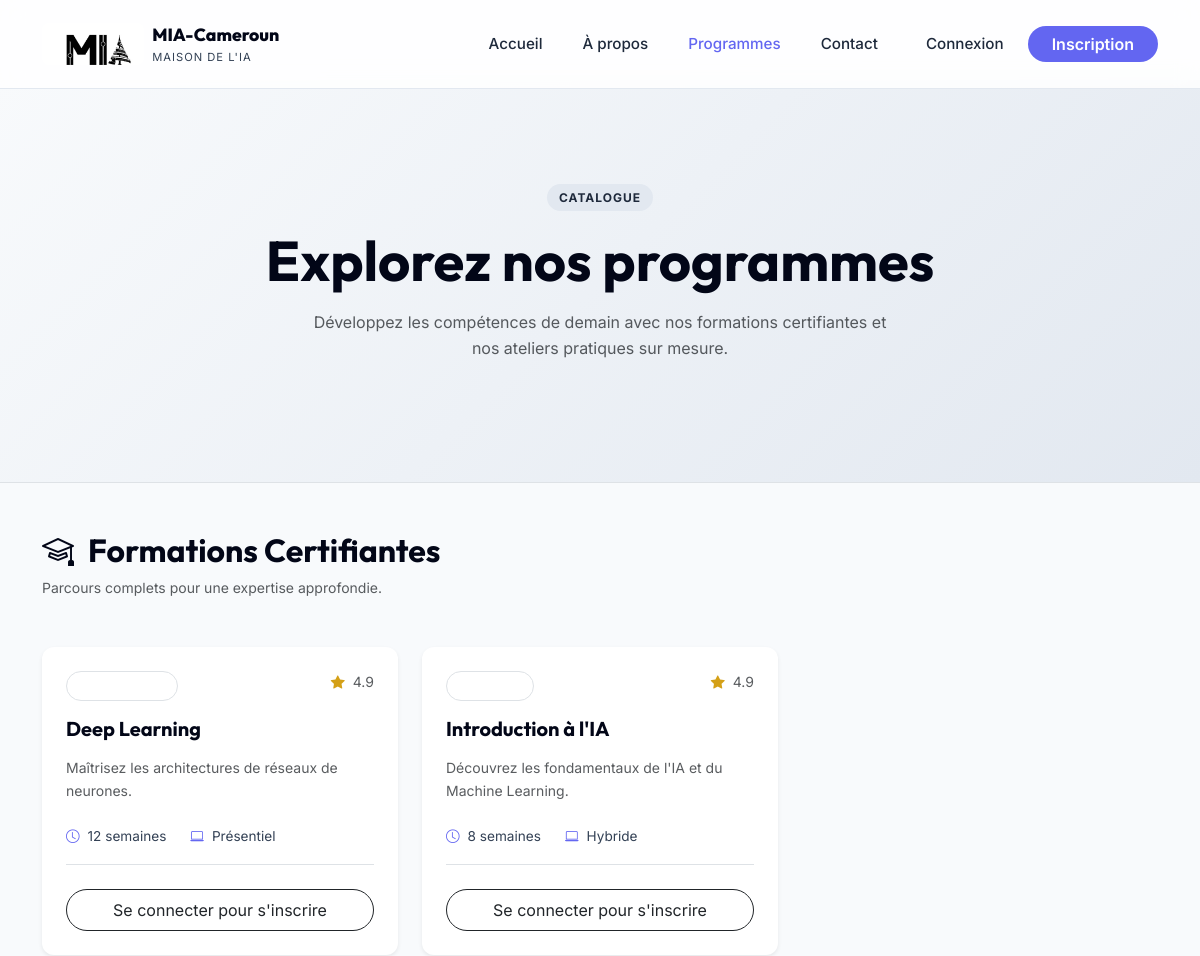
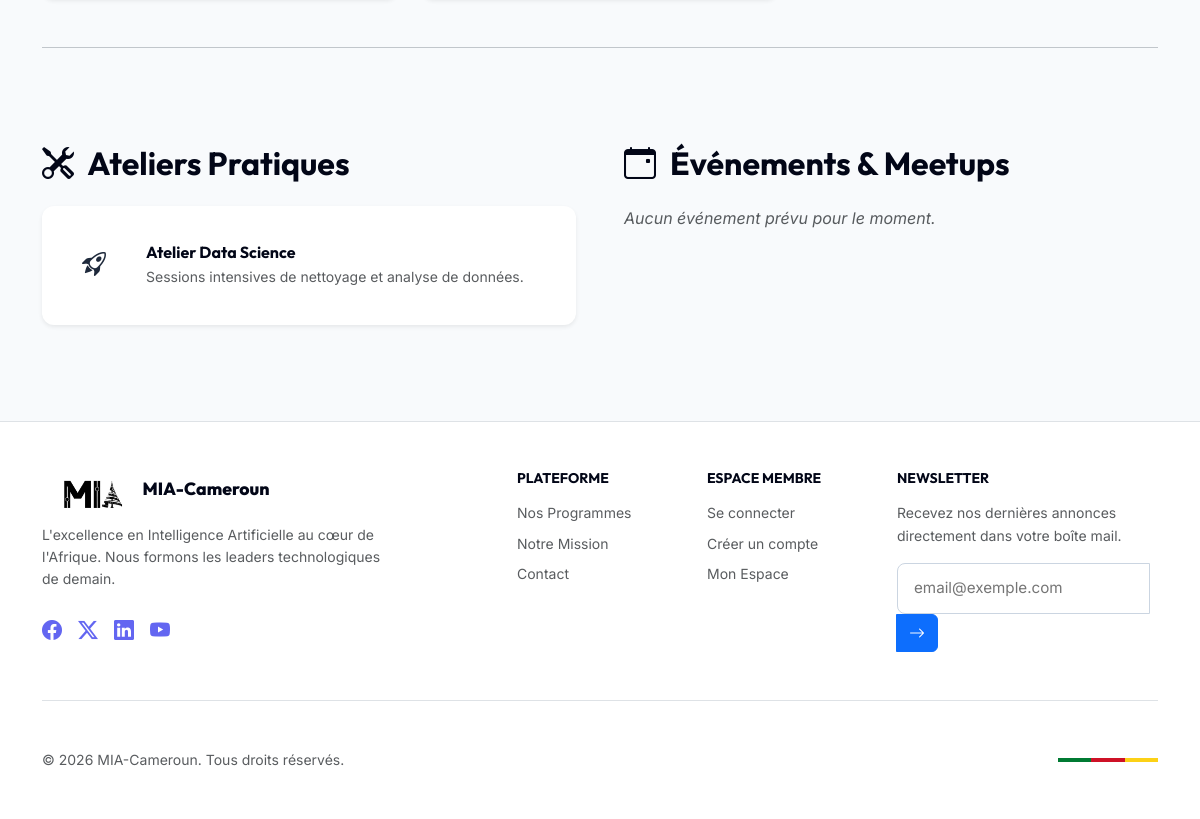
/programmes.php, run on the app's committed database (2 pictures, top to bottom).
### tables this page shows
CREATE TABLE IF NOT EXISTS programmes (
    id INT AUTO_INCREMENT PRIMARY KEY,
    titre VARCHAR(255) NOT NULL,
    description TEXT,
    type ENUM('Formation', 'Atelier', 'Événement') NOT NULL,
    categorie VARCHAR(100),  
    duree VARCHAR(100),      
    format VARCHAR(100),     
    image_url VARCHAR(255),
    tags VARCHAR(255),       
    date_pub DATETIME DEFAULT CURRENT_TIMESTAMP,
    updated_at DATETIME DEFAULT CURRENT_TIMESTAMP ON UPDATE CURRENT_TIMESTAMP
);

### auth.php (called while the page is built, shortened)
<?php
function is_logged_in() {
    return isset($_SESSION['user_id']);
}
?>

### programmes.php (the view, shortened to what this page needs)
<?php
require_once 'config.php';
require_once 'auth.php';
$stmt = $pdo->query("SELECT * FROM programmes ORDER BY type, titre");
$all_programmes = $stmt->fetchAll();
$formations = array_filter($all_programmes, function($p) { return $p['type'] === 'Formation'; });
$ateliers = array_filter($all_programmes, function($p) { return $p['type'] === 'Atelier'; });
$evenements = array_filter($all_programmes, function($p) { return $p['type'] === 'Événement'; });
$user_inscriptions = [];
?>
<!DOCTYPE html>
<html lang="fr">
<head>
    <link rel="stylesheet" href="css/style.css">
</head>
<body>
    <?php include 'navbar.php'; ?>
    <section class="hero-banner-mia border-bottom">
        <div class="container py-lg-4">
            <div class="text-center">
                <span class="section-tag">Catalogue</span>
                <h1 class="display-4 fw-bold mb-3">Explorez nos programmes</h1>
                <p class="text-muted mx-auto" style="max-width: 600px;">Développez les compétences de demain avec nos formations certifiantes et nos ateliers pratiques sur mesure.</p>
            </div>
        </div>
    </section>
    <div class="container py-5">
        <div class="section-header mb-5">
            <h2 class="fw-bold"><i class="bi bi-mortarboard text-accent me-2"></i> Formations Certifiantes</h2>
            <p class="text-muted small">Parcours complets pour une expertise approfondie.</p>
        </div>
        <div class="row g-4 mb-5">
            <?php foreach ($formations as $prog): ?>
            <div class="col-md-6 col-lg-4">
                <div class="card-mia h-100 d-flex flex-column border-0 shadow-sm transition-all hover-translate-y">
                    <div class="mb-3 d-flex justify-content-between align-items-start">
                        <span class="badge bg-slate-50 text-accent rounded-pill px-3 py-2 small border"><?= htmlspecialchars($prog['categorie']) ?></span>
                        <span class="text-muted small"><i class="bi bi-star-fill text-gold me-1"></i> 4.9</span>
                    </div>
                    <h5 class="fw-bold mb-3"><?= htmlspecialchars($prog['titre']) ?></h5>
                    <p class="text-muted small mb-4 flex-grow-1"><?= htmlspecialchars($prog['description'] ?: 'Aucune description disponible pour ce programme.') ?></p>
                    <div class="course-stats pb-3 border-bottom mb-4">
                        <div class="d-flex align-items-center gap-2"><i class="bi bi-clock"></i> <span><?= htmlspecialchars($prog['duree']) ?></span></div>
                        <div class="d-flex align-items-center gap-2"><i class="bi bi-laptop"></i> <span><?= htmlspecialchars($prog['format']) ?></span></div>
                    </div>
                    <div class="mt-auto">
                        <?php if (is_logged_in()): ?>
                            <?php if (in_array($prog['id'], $user_inscriptions)): ?>
                                <button class="btn btn-success rounded-pill disabled w-100 fw-bold"><i class="bi bi-check2-circle me-2"></i>Déjà inscrit</button>
                            <?php else: ?>
                                <form method="POST">
                                    <input type="hidden" name="programme_id" value="<?= $prog['id'] ?>">
                                    <button type="submit" name="enroll" class="btn btn-accent rounded-pill w-100 py-2 shadow-sm">S'inscrire maintenant</button>
                                </form>
                            <?php endif; ?>
                        <?php else: ?>
                            <a href="login.php" class="btn btn-outline-dark rounded-pill w-100 py-2">Se connecter pour s'inscrire</a>
                        <?php endif; ?>
                    </div>
                </div>
            </div>
            <?php endforeach; ?>
        </div>
        <hr class="my-5 opacity-10">
        <div class="row g-5 mt-4">
            <div class="col-lg-6">
                <div class="section-header mb-4">
                    <h2 class="fw-bold"><i class="bi bi-tools text-accent me-2"></i> Ateliers Pratiques</h2>
                </div>
                <div class="row g-3">
                    <?php foreach ($ateliers as $prog): ?>
                    <div class="col-12">
                        <div class="card-mia border-0 shadow-sm p-4 d-flex align-items-center gap-4">
                            <div class="bg-slate-50 p-3 rounded-circle text-accent fs-4"><i class="bi bi-rocket-takeoff"></i></div>
                            <div class="flex-grow-1">
                                <h6 class="fw-bold mb-1"><?= htmlspecialchars($prog['titre']) ?></h6>
                                <p class="text-muted small mb-0"><?= htmlspecialchars($prog['description']) ?></p>
                            </div>
                        </div>
                    </div>
                    <?php endforeach; ?>
                </div>
            </div>
            <div class="col-lg-6">
                <div class="section-header mb-4">
                    <h2 class="fw-bold"><i class="bi bi-calendar-event text-accent me-2"></i> Événements & Meetups</h2>
                </div>
                <div class="row g-3">
                    <?php if (empty($evenements)): ?>
                        <div class="col-12"><p class="text-muted fst-italic">Aucun événement prévu pour le moment.</p></div>
                    <?php endif; ?>
                </div>
            </div>
        </div>
    </div>
    <?php include 'footer.php'; ?>
</body>
</html>

### navbar.php (shortened to what this page needs)
<?php
require_once 'auth.php';
$user = get_user();
$current_page = basename($_SERVER['PHP_SELF']);
?>
<nav class="navbar navbar-expand-lg fixed-top navbar-mia">
    <div class="container">
        <a class="navbar-brand d-flex align-items-center gap-2" href="index.php">
            <img src="logo.jpeg" alt="Logo MIA-Cameroun" class="navbar-brand-logo">
            <div class="d-none d-sm-block">
                <span class="brand-name d-block">MIA-Cameroun</span>
                <span class="brand-sub d-block">Maison de l'IA</span>
            </div>
        </a>
        <div class="collapse navbar-collapse" id="navbarNav">
            <ul class="navbar-nav ms-auto gap-2 align-items-center">
                <li class="nav-item">
                    <a class="nav-link <?= $current_page == 'index.php' ? 'active' : '' ?>" href="index.php">Accueil</a>
                </li>
                <li class="nav-item">
                    <a class="nav-link <?= $current_page == 'a-propos.php' ? 'active' : '' ?>" href="a-propos.php">À propos</a>
                </li>
                <li class="nav-item">
                    <a class="nav-link <?= $current_page == 'programmes.php' ? 'active' : '' ?>" href="programmes.php">Programmes</a>
                </li>
                <li class="nav-item">
                    <a class="nav-link <?= $current_page == 'contact.php' ? 'active' : '' ?>" href="contact.php">Contact</a>
                </li>
                <?php if (is_logged_in()): ?>
                    <li class="nav-item ms-lg-3">
                        <div class="dropdown">
                            <a class="nav-link dropdown-toggle d-flex align-items-center gap-3 bg-slate-50 rounded-pill px-3 shadow-sm border" href="#" role="button" data-bs-toggle="dropdown">
                                <span class="small d-none d-md-inline"><strong><?= htmlspecialchars($user['username']) ?></strong></span>
                                <div class="bg-primary rounded-circle d-flex align-items-center justify-content-center text-white" style="width: 32px; height: 32px;">
                                    <i class="bi bi-person-fill"></i>
                                </div>
                            </a>
                            <ul class="dropdown-menu dropdown-menu-end shadow border mt-2 p-2" style="border-radius: 12px; min-width: 200px;">
                                <div class="px-3 py-2 border-bottom mb-2 d-md-none">
                                    <span class="small text-muted d-block">Connecté en tant que</span>
                                    <strong><?= htmlspecialchars($user['username']) ?></strong>
                                </div>
                                <li><a class="dropdown-item py-2" href="mes-formations.php"><i class="bi bi-mortarboard me-2"></i>Mes Formations</a></li>
                                <?php if (is_admin()): ?>
                                    <li><a class="dropdown-item py-2 text-primary" href="admin.php"><i class="bi bi-speedometer2 me-2"></i>Dashboard Admin</a></li>
                                <?php endif; ?>
                                <li><hr class="dropdown-divider"></li>
                                <li><a class="dropdown-item py-2 text-danger" href="logout.php"><i class="bi bi-box-arrow-right me-2"></i>Déconnexion</a></li>
                            </ul>
                        </div>
                    </li>
                <?php else: ?>
                    <li class="nav-item ms-lg-2">
                        <a class="nav-link px-3" href="login.php" style="font-weight: 500;">Connexion</a>
                    </li>
                    <li class="nav-item">
                        <a class="btn btn-accent rounded-pill px-4" href="register.php">Inscription</a>
                    </li>
                <?php endif; ?>
            </ul>
        </div>
    </div>
</nav>

### footer.php
<footer class="py-5 mt-5 border-top bg-white">
    <div class="container">
        <div class="row g-4">
            <div class="col-lg-4">
                <a class="navbar-brand d-flex align-items-center gap-2 mb-3" href="index.php">
                    <img src="logo.jpeg" alt="Logo MIA" style="height: 38px; border-radius: 6px;">
                    <span class="brand-name">MIA-Cameroun</span>
                </a>
                <p class="text-muted small pr-lg-5">
                    L'excellence en Intelligence Artificielle au cœur de l'Afrique.
                    Nous formons les leaders technologiques de demain.
                </p>
                <div class="d-flex gap-3 mt-4">
                    <a href="#" class="text-slate-700 fs-5"><i class="bi bi-facebook"></i></a>
                    <a href="#" class="text-slate-700 fs-5"><i class="bi bi-twitter-x"></i></a>
                    <a href="#" class="text-slate-700 fs-5"><i class="bi bi-linkedin"></i></a>
                    <a href="#" class="text-slate-700 fs-5"><i class="bi bi-youtube"></i></a>
                </div>
            </div>
            <div class="col-6 col-lg-2 ms-auto">
                <h6 class="fw-bold mb-3 small text-uppercase letter-spacing-1">Plateforme</h6>
                <ul class="list-unstyled small">
                    <li class="mb-2"><a href="programmes.php" class="text-muted">Nos Programmes</a></li>
                    <li class="mb-2"><a href="a-propos.php" class="text-muted">Notre Mission</a></li>
                    <li class="mb-2"><a href="contact.php" class="text-muted">Contact</a></li>
                </ul>
            </div>
            <div class="col-6 col-lg-2">
                <h6 class="fw-bold mb-3 small text-uppercase letter-spacing-1">Espace Membre</h6>
                <ul class="list-unstyled small">
                    <li class="mb-2"><a href="login.php" class="text-muted">Se connecter</a></li>
                    <li class="mb-2"><a href="register.php" class="text-muted">Créer un compte</a></li>
                    <li class="mb-2"><a href="mes-formations.php" class="text-muted">Mon Espace</a></li>
                </ul>
            </div>
            <div class="col-lg-3">
                <h6 class="fw-bold mb-3 small text-uppercase letter-spacing-1">Newsletter</h6>
                <p class="text-muted small mb-3">Recevez nos dernières annonces directement dans votre boîte mail.</p>
                <div class="input-group">
                    <input type="email" class="form-control-mia" placeholder="email@exemple.com">
                    <button class="btn btn-primary d-flex align-items-center"><i class="bi bi-arrow-right"></i></button>
                </div>
            </div>
        </div>
        <div class="pt-5 mt-5 border-top d-flex flex-column flex-md-row justify-content-between align-items-center gap-3">
            <p class="small text-muted mb-0">&copy; 2026 MIA-Cameroun. Tous droits réservés.</p>
            <div class="tri-stripe" style="width: 100px;">
                <div class="g"></div><div class="r"></div><div class="y"></div>
            </div>
        </div>
    </div>
</footer>

### css/style.css (style rules this page uses)
:root { --mia-white: #ffffff; --mia-ghost: #f8fafc; --mia-slate-50: #f1f5f9; --mia-slate-100: #e2e8f0; --mia-slate-200: #cbd5e1; --mia-slate-700: #334155; --mia-slate-800: #1e293b; --mia-slate-950: #020617; --mia-primary: #1e293b; --mia-accent: #6366f1; --mia-gold: #d4a017; --mia-success: #10b981; --mia-danger: #ef4444; --mia-font-primary: 'Inter', sans-serif; --mia-font-heading: 'Outfit', sans-serif; --mia-shadow-sm: 0 1px 2px 0 rgba(0, 0, 0, 0.05); --mia-shadow: 0 4px 6px -1px rgba(0, 0, 0, 0.1), 0 2px 4px -1px rgba(0, 0, 0, 0.06); --mia-shadow-lg: 0 10px 15px -3px rgba(0, 0, 0, 0.1), 0 4px 6px -2px rgba(0, 0, 0, 0.05); --mia-radius: 12px; }
body { font-family: var(--mia-font-primary); background-color: var(--mia-ghost); color: var(--mia-slate-800); line-height: 1.6; overflow-x: hidden; padding-top: 80px; }
h1, h2, h3, h4, h5, h6 { font-family: var(--mia-font-heading); color: var(--mia-slate-950); font-weight: 700; }
a { transition: all 0.2s ease; text-decoration: none; color: var(--mia-accent); }
.navbar-mia { background: rgba(255, 255, 255, 0.8) !important; backdrop-filter: blur(12px); -webkit-backdrop-filter: blur(12px); border-bottom: 1px solid var(--mia-slate-100); padding: 1rem 0; transition: all 0.3s; }
.navbar-brand-logo { height: 42px; border-radius: 8px; }
.brand-name { font-family: var(--mia-font-heading); font-weight: 800; font-size: 1.1rem; color: var(--mia-slate-950); }
.brand-sub { font-size: 0.7rem; text-transform: uppercase; letter-spacing: 1px; color: var(--mia-slate-700); }
.nav-link { font-weight: 500; color: var(--mia-slate-800) !important; font-size: 0.95rem; padding: 0.5rem 1rem !important; }
.nav-link:hover, .nav-link.active { color: var(--mia-accent) !important; }
.btn-accent { background-color: var(--mia-accent); color: white; border: none; font-weight: 600; }
.card-mia { background: white; border: 1px solid var(--mia-slate-100); border-radius: var(--mia-radius); padding: 1.5rem; transition: all 0.3s cubic-bezier(0.4, 0, 0.2, 1); box-shadow: var(--mia-shadow-sm); }
.section-header { margin-bottom: 3rem; }
.section-tag { display: inline-block; background: var(--mia-slate-100); color: var(--mia-slate-800); padding: 4px 12px; border-radius: 20px; font-size: 0.75rem; font-weight: 700; text-transform: uppercase; letter-spacing: 1px; margin-bottom: 1rem; }
.hero-banner-mia { padding: 80px 0; background: linear-gradient(135deg, #f8fafc 0%, #e2e8f0 100%); position: relative; overflow: hidden; }
.tri-stripe { height: 4px; display: flex; }
.tri-stripe div { flex: 1; }
.tri-stripe .g { background: #007a33; }
.tri-stripe .r { background: #ce1126; }
.tri-stripe .y { background: #fcd116; }
.text-gold { color: var(--mia-gold); }
.form-control-mia { background: #ffffff; border: 1px solid var(--mia-slate-200); border-radius: 8px; padding: 12px 16px; font-size: 0.95rem; transition: border-color 0.2s, box-shadow 0.2s; }
.course-stats { display: flex; gap: 1.5rem; font-size: 0.85rem; color: var(--mia-slate-700); margin-bottom: 1.5rem; }
.course-stats i { color: var(--mia-accent); }

### data on the page
programmes: titre "Deep Learning", description "Maîtrisez les architectures de réseaux de neurones.", duree "12 semaines", format "Présentiel"
programmes: titre "Introduction à l'IA", description "Découvrez les fondamentaux de l'IA et du Machine Learning.", duree "8 semaines", format "Hybride"
programmes: titre "Atelier Data Science", description "Sessions intensives de nettoyage et analyse de données."
